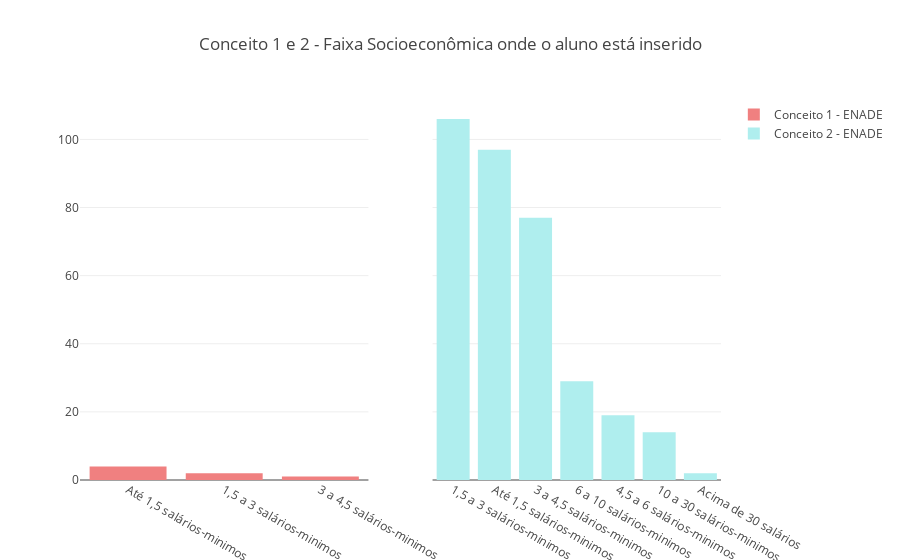

The notebook cell saved with this chart:
### Code cell
fig['layout'].update(title='Conceito 1 e 2 - Faixa Socioeconômica onde o aluno está inserido')
iplot(fig)

### Figure 1 — Plotly figure (JSON) as saved in the notebook; plotly's stock layout.template omitted (floating-point values rounded to 4 significant figures)
{"data": [{"marker": {"color": "#F08080"}, "name": "Conceito 1 - ENADE", "type": "bar", "uid": "b342c2ec-3741-4227-aa11-000ab23c7d5b", "x": ["Até 1,5 salários-minimos", "1,5 a 3 salários-minimos", "3 a 4,5 salários-minimos"], "xaxis": "x", "y": [4, 2, 1], "yaxis": "y"}, {"marker": {"color": "#AFEEEE"}, "name": "Conceito 2 - ENADE", "type": "bar", "uid": "2ac06c19-9e35-42c3-8e43-2f8180b8e64f", "x": ["1,5 a 3 salários-minimos", "Até 1,5 salários-minimos", "3 a 4,5 salários-minimos", "6 a 10 salários-minimos", "4,5 a 6 salários-minimos", "10 a 30 salários-minimos", "Acima de 30 salários"], "xaxis": "x2", "y": [106, 97, 77, 29, 19, 14, 2], "yaxis": "y"}], "layout": {"title": {"text": "Conceito 1 e 2 - Faixa Socioeconômica onde o aluno está inserido"}, "xaxis": {"anchor": "y", "domain": [0, 0.45]}, "xaxis2": {"anchor": "free", "domain": [0.55, 1], "position": 0}, "yaxis": {"anchor": "x", "domain": [0, 1]}}}
